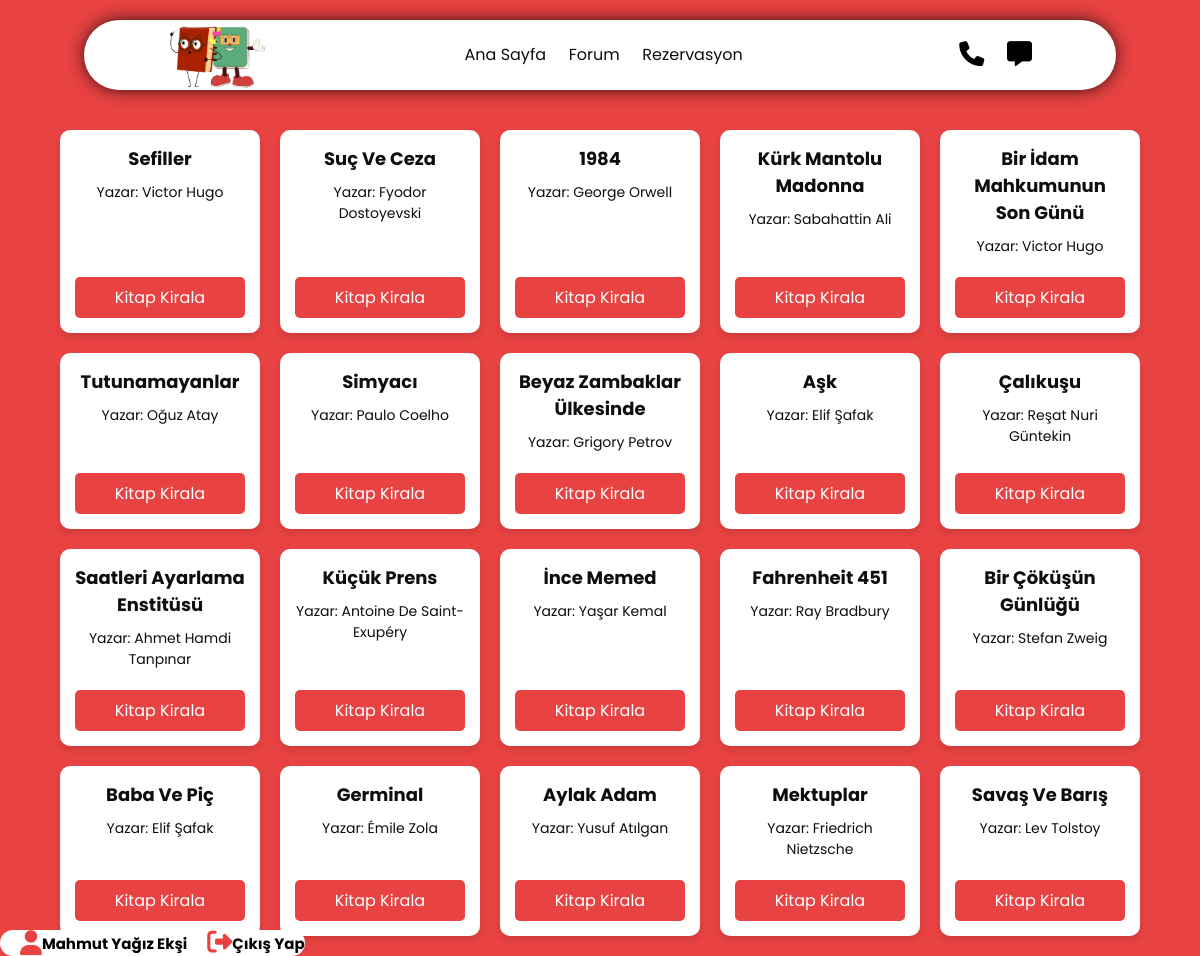
Page /pages/kirala.php (signed in) on the committed database.
### tables this page shows
CREATE TABLE `kitaplar` (
  `id` int(11) NOT NULL,
  `kitap_adi` varchar(255) NOT NULL,
  `yazar_adi` varchar(255) NOT NULL,
  `kiralayan_ad` varchar(100) DEFAULT NULL,
  `kiralayan_soyad` varchar(100) DEFAULT NULL,
  `durum` enum('dolu','bos') NOT NULL DEFAULT 'bos'
);

### pages/kirala.php (the view, shortened to what this page needs)
<?php
$ad = isset($_SESSION['ad']) ? htmlspecialchars($_SESSION['ad']) : 'Ad';
$soyad = isset($_SESSION['soyad']) ? htmlspecialchars($_SESSION['soyad']) : 'Soyad';
require_once('baglan.php');
$query_kiralanan_kitap = "SELECT * FROM kitaplar WHERE kiralayan_ad = '$ad' AND kiralayan_soyad = '$soyad' AND durum = 'dolu'";
$result_kiralanan_kitap = $conn->query($query_kiralanan_kitap);
$kiralanan_kitap = $result_kiralanan_kitap->fetch_assoc();
?>
<!DOCTYPE html>
<html lang="tr">
<head>
    <link rel="stylesheet" href="https://cdnjs.cloudflare.com/ajax/libs/font-awesome/6.7.1/css/all.min.css" />
    <link rel="stylesheet" href="../source/books.css">
</head>
<body>
    <header class="header">
        <img id="logo" src="../img/CK.png" alt="">
        <nav class="navbar">
            <a href="../index.php">Ana Sayfa</a>
            <a href="forum-giris.php">Forum</a>
            <a href="dolulukorani.php">Rezervasyon</a>
        </nav>
        <div class="buttons">
            <button onclick="window.location.href='tel:+905051042851'">
                <i class="fa-solid fa-phone"></i>
            </button>
            <button onclick="window.open('https://wa.me/905051042851?text=Merhaba', '_blank')">
                <i class="fa-solid fa-message"></i>
            </button>
        </div>
    </header>
    <div class="profile">
        <i id="profile" class="fa-solid fa-user"></i>
        <h1><?php echo $ad . ' ' . $soyad; ?></h1>
        <a href="logout.php"><i id="profile" class="fa-solid fa-right-from-bracket"></i></a>
        <a href="logout.php"><h1>Çıkış Yap</h1></a>
    </div>
    <section class="main-screen">
        <?php if ($kiralanan_kitap) { ?>
            <form method="POST" action="kirala.php">
                <h3><?php echo htmlspecialchars($kiralanan_kitap['kitap_adi']); ?></h3>
                <p>Yazar: <?php echo htmlspecialchars($kiralanan_kitap['yazar_adi']); ?></p>
                <button type="submit" name="iade">İade Et</button>
            </form>
        <?php } else {
            $query_kitaplar = "SELECT * FROM kitaplar WHERE durum = 'boş'";
            $result_kitaplar = $conn->query($query_kitaplar);
            while ($row = $result_kitaplar->fetch_assoc()) { ?>
                <form method="POST" action="kirala.php">
                    <h3><?php echo htmlspecialchars($row['kitap_adi']); ?></h3>
                    <p>Yazar: <?php echo htmlspecialchars($row['yazar_adi']); ?></p>
                    <button type="submit">Kitap Kirala</button>
                </form>
            <?php } ?>
        <?php } ?>
    </section>
</body>
</html>

### source/books.css (style rules this page uses)
:root { --main-color:#e84242; --black-color:#0e0e0e; border: 0.1 rem solid gainsboro; }
#logo { width: 10rem; height: auto; }
* { font-family: "Poppins", sans-serif; margin: 0; padding: 0; box-sizing: border-box; outline: none; border: none; text-decoration: none; text-transform: capitalize; transition: 0.2s ease; }
html { font-size: 62.5%; overflow-x: hidden; }
.header { background-color: white; display: flex; align-items: center; justify-content:space-between; padding: 0 7%; margin: 2rem 7%; border-radius: 30rem; box-shadow: 0px 0px 17px -2px black; position: sticky; top: 0; z-index: 1000; }
body { background-color: var(--main-color); }
.header .navbar a { margin: 0 1rem; font-size: 1.6rem; color: var(--black-color); border-bottom: 0.1rem solid transparent; }
.header .buttons button { background-color: transparent; cursor: pointer ; font-size: 2.5rem; margin-left: 2rem; }
.profile { display: flex; align-items: center; justify-content:center; cursor: pointer; background-color: white; position: fixed; bottom: 0; border-radius: 2rem; }
#profile { background-color: transparent; cursor: pointer ; font-size: 2.5rem; margin-left: 2rem; display: inline; color: var(--main-color); }
.profile h1 { display: inline; font-size: 1.5rem; color: black; }
.main-screen { display: flex; flex-wrap: wrap; gap: 2rem; justify-content: center; padding: 2rem; }
.main-screen form { background-color: white; border-radius: 1rem; box-shadow: 0px 4px 6px rgba(0, 0, 0, 0.1); width: 20rem; padding: 1.5rem; display: flex; flex-direction: column; justify-content: space-between; text-align: center; transition: transform 0.3s ease, box-shadow 0.3s ease; }
.main-screen h3 { font-size: 1.8rem; margin-bottom: 1rem; color: var(--black-color); }
.main-screen p { margin-bottom: 2rem; color: var(--black-color); font-size: 1.4rem; }
.main-screen button { background-color: var(--main-color); color: white; border: none; padding: 0.8rem 1.5rem; border-radius: 0.5rem; font-size: 1.6rem; cursor: pointer; transition: background-color 0.3s ease; margin-top: auto; }

### rows in the picture
kitaplar: kitap_adi "Sefiller", yazar_adi "Victor Hugo"
kitaplar: kitap_adi "Suç Ve Ceza", yazar_adi "Fyodor Dostoyevski"
kitaplar: kitap_adi "1984", yazar_adi "George Orwell"
kitaplar: kitap_adi "Kürk Mantolu Madonna", yazar_adi "Sabahattin Ali"
kitaplar: kitap_adi "Bir İdam Mahkumunun Son Günü", yazar_adi "Victor Hugo"
kitaplar: kitap_adi "Tutunamayanlar", yazar_adi "Oğuz Atay"
kitaplar: kitap_adi "Simyacı", yazar_adi "Paulo Coelho"
kitaplar: kitap_adi "Beyaz Zambaklar Ülkesinde", yazar_adi "Grigory Petrov"
kitaplar: kitap_adi "Aşk", yazar_adi "Elif Şafak"
kitaplar: kitap_adi "Çalıkuşu", yazar_adi "Reşat Nuri Güntekin"
kitaplar: kitap_adi "Saatleri Ayarlama Enstitüsü", yazar_adi "Ahmet Hamdi Tanpınar"
kitaplar: kitap_adi "Küçük Prens", yazar_adi "Antoine De Saint-Exupéry"
kitaplar: kitap_adi "İnce Memed", yazar_adi "Yaşar Kemal"
kitaplar: kitap_adi "Fahrenheit 451", yazar_adi "Ray Bradbury"
kitaplar: kitap_adi "Bir Çöküşün Günlüğü", yazar_adi "Stefan Zweig"
kitaplar: kitap_adi "Baba Ve Piç", yazar_adi "Elif Şafak"
kitaplar: kitap_adi "Germinal", yazar_adi "Émile Zola"
kitaplar: kitap_adi "Aylak Adam", yazar_adi "Yusuf Atılgan"
kitaplar: kitap_adi "Mektuplar", yazar_adi "Friedrich Nietzsche"
kitaplar: kitap_adi "Savaş Ve Barış", yazar_adi "Lev Tolstoy"

### other values in the picture
$ad "Mahmut Yağız"
$soyad "Ekşi"
